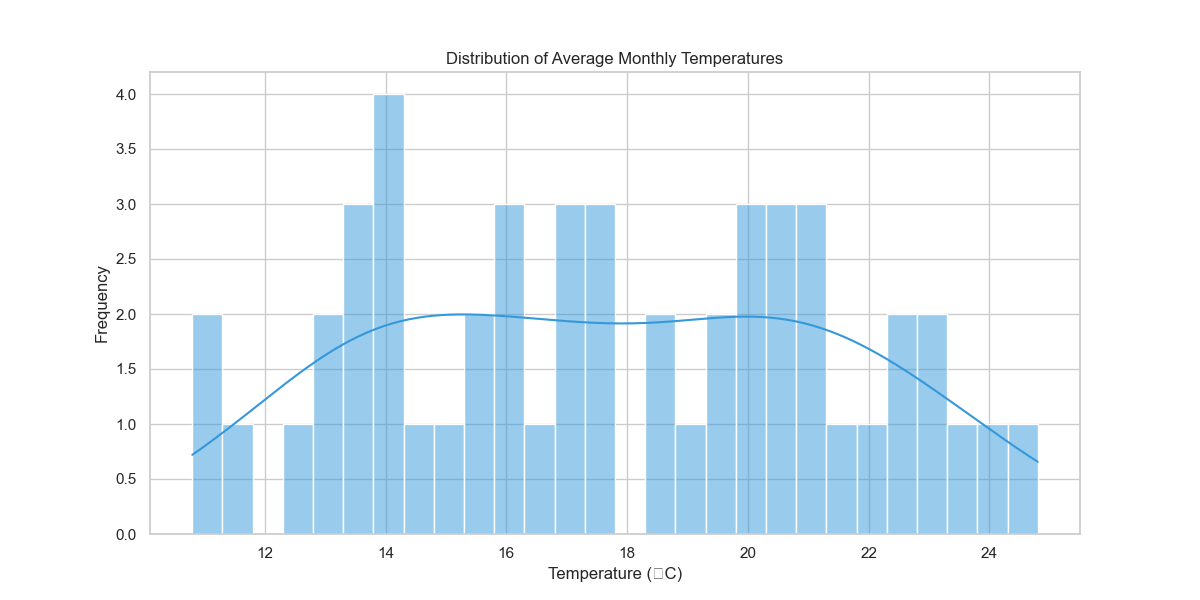

The Python source for this figure:

import pandas as pd
import seaborn as sns
import matplotlib.pyplot as plt

# Data from table above
data = {
    'Average_Monthly_Temperature': [
        16.7, 19.5, 21.2, 15.8, 22.6, 14.2, 13.8, 17.1, 18.4,
        20.2, 15.9, 22.3, 17.0, 16.2, 20.5, 17.3, 19.0, 21.7,
        14.1, 13.7, 22.0, 12.9, 23.5, 24.8, 14.8, 11.4, 16.9,
        13.2, 13.5, 17.4, 18.7, 19.9, 15.6, 21.0, 23.2, 17.7,
        19.6, 20.4, 13.9, 10.8, 15.3, 19.8, 21.1, 13.4, 12.6,
        20.7, 22.9, 24.2, 14.3, 11.2
    ]
}

df = pd.DataFrame(data)

# Set the size of the plot
plt.figure(figsize=(12, 6))

# Plotting the histogram with specific color codes and modified band width
sns.histplot(df['Average_Monthly_Temperature'], color="#3498db", binwidth=0.5, kde=True)

# Adding titles and labels
plt.title('Distribution of Average Monthly Temperatures')
plt.xlabel('Temperature (°C)')
plt.ylabel('Frequency')

# Display the plot
plt.show()
